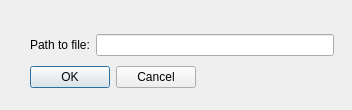
<?xml version="1.0" encoding="UTF-8"?>
<ui version="4.0">
 <class>File</class>
 <widget class="QDialog" name="File">
  <property name="geometry">
   <rect>
    <x>0</x>
    <y>0</y>
    <width>352</width>
    <height>110</height>
   </rect>
  </property>
  <property name="windowTitle">
   <string>Dialog</string>
  </property>
  <widget class="QWidget" name="">
   <property name="geometry">
    <rect>
     <x>30</x>
     <y>30</y>
     <width>304</width>
     <height>62</height>
    </rect>
   </property>
   <layout class="QVBoxLayout" name="verticalLayout">
    <item>
     <layout class="QHBoxLayout" name="horizontalLayout">
      <item>
       <widget class="QLabel" name="label">
        <property name="text">
         <string>Path to file:</string>
        </property>
       </widget>
      </item>
      <item>
       <widget class="QLineEdit" name="pathInput"/>
      </item>
     </layout>
    </item>
    <item>
     <layout class="QHBoxLayout" name="horizontalLayout_2">
      <item>
       <widget class="QDialogButtonBox" name="buttonBox">
        <property name="standardButtons">
         <set>QDialogButtonBox::Cancel|QDialogButtonBox::Ok</set>
        </property>
       </widget>
      </item>
      <item>
       <spacer name="horizontalSpacer">
        <property name="orientation">
         <enum>Qt::Horizontal</enum>
        </property>
        <property name="sizeHint" stdset="0">
         <size>
          <width>128</width>
          <height>20</height>
         </size>
        </property>
       </spacer>
      </item>
     </layout>
    </item>
   </layout>
  </widget>
 </widget>
 <resources/>
 <connections/>
</ui>
